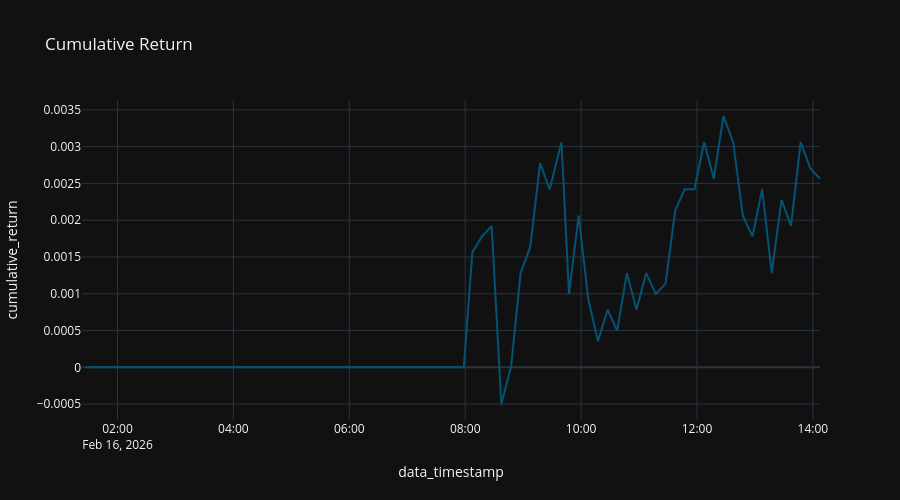

Notebook code cell kept with this figure:
### Code cell
x = df[df['ticker'] == asset_ticker][['data_timestamp', 'cumulative_return', 'ticker']].sort_values(by="data_timestamp")

fig = px.line (
  x,
  "data_timestamp",
  "cumulative_return",
  title="Cumulative Return"
#   color_discrete_sequence="Tealgrn_r",
)

fig.update_layout (
  height=500,
)
